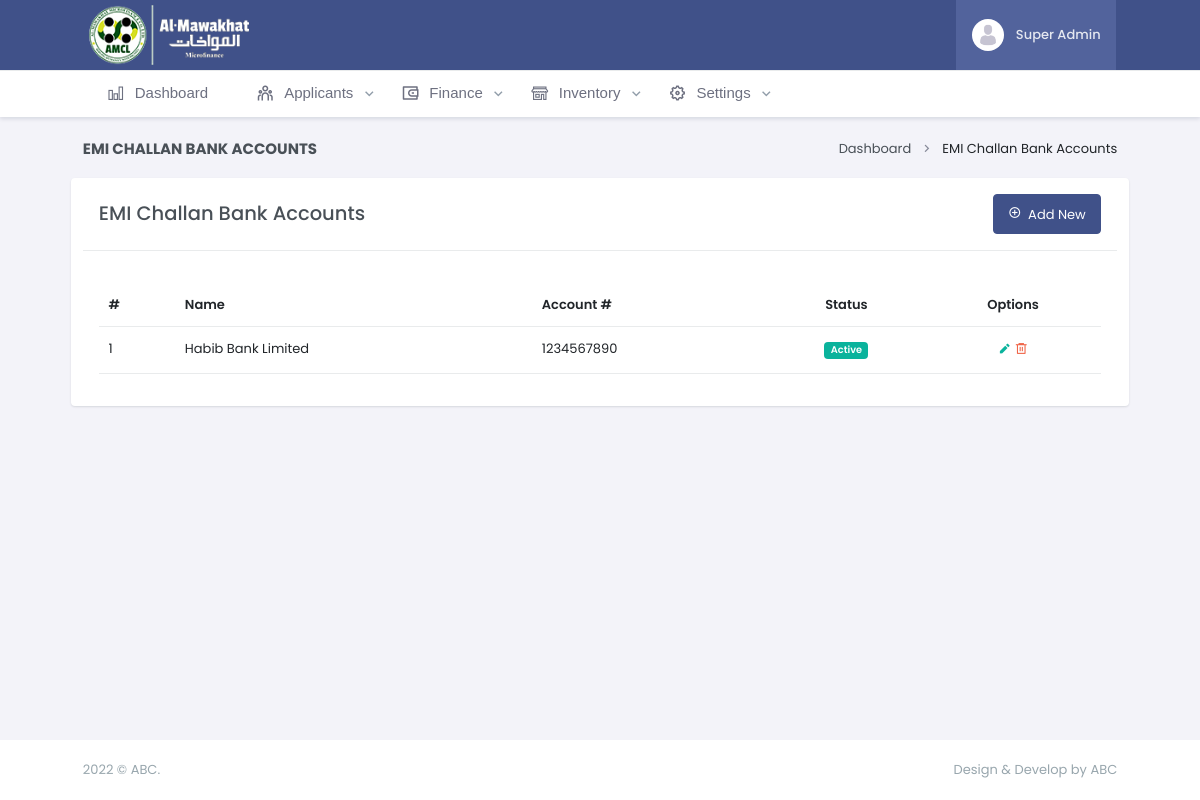
Page /emi-challan-bank-accounts (signed in) on the committed database.
### finance/models.py (models this page shows, shortened)
class EMIChallanBankAccount(models.Model):
    STAUTS_CHOICES = (
        (1, 'Active'),
        (2, 'Inactive'),
    )
    status = models.IntegerField(choices=STAUTS_CHOICES, default=1)
    name = models.CharField(max_length=100)
    account_number = models.CharField(max_length=100)
    class Meta:
        verbose_name = 'EMI Challan Bank Account'
        verbose_name_plural = 'EMI Challan Bank Accounts'

### finance/views.py (the view, shortened to what this page needs)
# urls.py: path('emi-challan-bank-accounts', emiChallanBankAccounts, name='emi-challan-bank-accounts'),
@login_required
def emiChallanBankAccounts(request):
    modes = EMIChallanBankAccount.objects.all().order_by('-id')
    form = EMIChallanBankAccountForm()
    context = {
        'modes' : modes,
        'form' : form,
    }
    return render(request, 'finance/settings/emi-challan-bank-accounts.html', context)

### templates/finance/settings/emi-challan-bank-accounts.html (shortened to what this page needs)
{% extends 'base.html' %} {% load static %} {% load crispy_forms_tags %} {% load crispy_forms_field %}
{% block body %}
<div class="row">
    <div class="col-12">
        <div class="page-title-box d-sm-flex align-items-center justify-content-between">
            <h4 class="mb-sm-0">EMI Challan Bank Accounts</h4>
            <div class="page-title-right">
                <ol class="breadcrumb m-0">
                    <li class="breadcrumb-item">
                        <a href="{% url 'settings:dashboard' %}">Dashboard</a>
                    </li>
                    <li class="breadcrumb-item">EMI Challan Bank Accounts</li>
                </ol>
            </div>
        </div>
    </div>
</div>
<div class="row">
    <div class="card">
        <div class="card-header d-sm-flex align-items-center justify-content-between">
            <h4 class="mb-sm-0">EMI Challan Bank Accounts</h4>
            <button type="button" class="btn btn-primary" data-bs-toggle="modal" data-bs-target="#addModeModal">
                <i class="ri-add-circle-line"></i>&nbsp Add New
            </button>
        </div>
        <div class="card-body mt-3">
            {% if modes|length %}
            <div class=" table-responsive">
                <table class="table">
                    <thead>
                        <tr>
                            <th>#</th>
                            <th>Name</th>
                            <th>Account #</th>
                            <th class="text-center">Status</th>
                            <th class="text-center">Options</th>
                        </tr>
                    </thead>
                    <tbody>
                        {% for i in modes %}
                        <tr>
                            <td scope="row">{{forloop.counter}}</td>
                            <td>{{i.name}}</td>
                            <td>
                                {{i.account_number}}
                            </td>
                            <td class="text-center">
                                {% if i.status == 1 %}
                                <span class="badge bg-success">{{i.get_status_display}}</span>
                                {% else %}
                                <span class="badge bg-danger">{{i.get_status_display}}</span>
                                {% endif %}
                            </td>
                            <td class="text-center">
                                <a type="button" class="text-success update-btn" data-id="{{i.id}}"
                                    data-name="{{i.name}}" data-status="{{i.status}}"
                                    data-account="{{i.account_number}}" data-bs-toggle="modal"
                                    data-bs-target="#updateModeModal">
                                    <i class="ri-pencil-fill"></i>
                                </a>
                                <a type="button" class="text-danger delete-btn" data-bs-toggle="modal"
                                    data-bs-target="#DeleteModeModal" data-id="{{i.id}}" data-name="{{i.name}}">
                                    <i class="ri-delete-bin-6-line"></i>
                                </a>
                            </td>
                        </tr>
                        {% endfor %}
                    </tbody>
                </table>
            </div>
            {% else %}
            <div class="card-header">
                <h4 class="text-center">No record found</h4>
            </div>
            {% endif %}
        </div>
    </div>
</div>
{% endblock body %}

### templates/base.html (shortened to what this page needs)
{% load static %}
<!doctype html>
<html lang="en" data-layout="horizontal" data-layout-style="" data-layout-position="fixed" data-topbar="dark">
<head>
    <link href="{% static 'libs/jsvectormap/css/jsvectormap.min.css' %}" rel="stylesheet" type="text/css" />
    <link rel="stylesheet" href="{% static 'libs/dropzone/dropzone.css' %}" type="text/css" />
    <link rel="stylesheet" href="{% static 'libs/filepond/filepond.min.css' %}" type="text/css" />
    <link rel="stylesheet"
        href="{% static 'libs/filepond-plugin-image-preview/filepond-plugin-image-preview.min.css' %}">
    <link href="https://cdn.jsdelivr.net/npm/select2@4.1.0-rc.0/dist/css/select2.min.css" rel="stylesheet" />
    <link href="{% static 'css/bootstrap.min.css' %}" rel="stylesheet" type="text/css" />
    <link href="{% static 'css/icons.min.css' %}" rel="stylesheet" type="text/css" />
    <link href="{% static 'css/app.min.css' %}" rel="stylesheet" type="text/css" />
    <link href="{% static 'css/custom.min.css' %}" rel="stylesheet" type="text/css" />
    <link href="{% static 'libs/sweetalert2/sweetalert2.min.css' %}" rel="stylesheet" type="text/css" />
</head>
<body>
    <div id="layout-wrapper">
        <header id="page-topbar">
            <div class="layout-width">
                <div class="navbar-header">
                    <div class="d-flex">
                        <div class="navbar-brand-box horizontal-logo">
                            <a href="{% url 'settings:dashboard' %}" class="logo logo-light">
                                <span class="logo-lg">
                                    <img src="{% static 'images/logo-light.png' %}" alt="" height="60">
                                </span>
                            </a>
                        </div>
                    </div>
                    <div class="d-flex align-items-center">
                        <div class="dropdown ms-sm-3 header-item topbar-user">
                            <button type="button" class="btn" id="page-header-user-dropdown" data-bs-toggle="dropdown"
                                aria-haspopup="true" aria-expanded="false">
                                <span class="d-flex align-items-center">
                                    <img class="rounded-circle header-profile-user"
                                        src="{% static 'images/users/avatar.jpg' %}" alt="Header Avatar">
                                    <span class="text-start ms-xl-2">
                                        <span
                                            class="d-none d-xl-inline-block ms-1 fw-medium user-name-text">{{request.user.first_name}}
                                            {{request.user.last_name}}</span>
                                    </span>
                                </span>
                            </button>
                        </div>
                    </div>
                </div>
            </div>
        </header>
        <div class="app-menu navbar-menu">
            <div id="scrollbar">
                <div class="container-fluid">
                    <ul class="navbar-nav" id="navbar-nav">
                        <li class="nav-item">
                            <a class="nav-link" href="{% url 'settings:dashboard' %}" aria-expanded="false"
                                aria-controls="sidebarDashboards">
                                <i class="las la-chart-bar"></i> <span data-key="t-dashboards">Dashboard</span>
                            </a>
                        </li>
                        <li class="nav-item">
                            <a class="nav-link" href="{% url 'settings:dashboard' %}" data-bs-toggle="collapse"
                                role="button" aria-expanded="false" aria-controls="sidebarDashboards">
                                <i class=" ri-team-line"></i> <span data-key="t-dashboards">Applicants</span>
                            </a>
                        </li>
                        <li class="nav-item">
                            <a class="nav-link" href="#" data-bs-toggle="collapse" role="button" aria-expanded="false"
                                aria-controls="sidebarDashboards">
                                <i class="ri-wallet-3-line"></i> <span data-key="t-dashboards">Finance</span>
                            </a>
                        </li>
                        <li class="nav-item">
                            <a class="nav-link" data-bs-toggle="collapse" role="button" aria-expanded="false"
                                aria-controls="sidebarDashboards">
                                <i class="las la-store-alt"></i> <span data-key="t-dashboards">Inventory</span>
                            </a>
                        </li>
                        <li class="nav-item">
                            <a class="nav-link" data-bs-toggle="collapse" role="button" aria-expanded="false"
                                aria-controls="sidebarDashboards">
                                <i class=" ri-settings-5-line"></i> <span data-key="t-dashboards">Settings</span>
                            </a>
                        </li>
                    </ul>
                </div>
            </div>
        </div>
    </div>
    <div class="main-content">
        <div class="page-content">
            <div class="container-fluid">
                {% block body %} {% endblock body %}
            </div>
        </div>
        <footer class="footer">
            <div class="container-fluid">
                <div class="row">
                    <div class="col-sm-6">
                         © ABC.
                    </div>
                    <div class="col-sm-6">
                        <div class="text-sm-end d-none d-sm-block">
                            Design & Develop by ABC
                        </div>
                    </div>
                </div>
            </div>
        </footer>
    </div>
</body>
</html>

### rows in the picture
EMIChallanBankAccount: name "Habib Bank Limited", account_number "1234567890", status "Active"

### other values in the picture
{{ request.user.first_name }} "Super"
{{ request.user.last_name }} "Admin"
